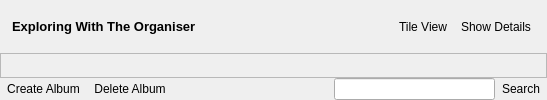
          <widget class="QWidget" name="pageOrganiser">
           <layout class="QGridLayout" name="gridLayout_87">
            <property name="margin">
             <number>0</number>
            </property>
            <property name="spacing">
             <number>0</number>
            </property>
            <item row="1" column="0">
             <widget class="QFrame" name="frameOrganiserFileBrowser">
              <property name="sizePolicy">
               <sizepolicy hsizetype="Preferred" vsizetype="MinimumExpanding">
                <horstretch>0</horstretch>
                <verstretch>0</verstretch>
               </sizepolicy>
              </property>
              <property name="frameShape">
               <enum>QFrame::StyledPanel</enum>
              </property>
              <property name="frameShadow">
               <enum>QFrame::Raised</enum>
              </property>
             </widget>
            </item>
            <item row="0" column="0">
             <widget class="QFrame" name="frameOrganiserTopToolbar">
              <layout class="QGridLayout" name="gridLayout_86" rowminimumheight="0" columnminimumwidth="0,0,0,0">
               <property name="sizeConstraint">
                <enum>QLayout::SetDefaultConstraint</enum>
               </property>
               <property name="spacing">
                <number>0</number>
               </property>
               <item row="0" column="0">
                <widget class="QLabel" name="labelOrganiserHeader">
                 <property name="minimumSize">
                  <size>
                   <width>240</width>
                   <height>35</height>
                  </size>
                 </property>
                 <property name="text">
                  <string>&lt;!DOCTYPE HTML PUBLIC &quot;-//W3C//DTD HTML 4.0//EN&quot; &quot;http://www.w3.org/TR/REC-html40/strict.dtd&quot;&gt;
&lt;html&gt;&lt;head&gt;&lt;meta name=&quot;qrichtext&quot; content=&quot;1&quot; /&gt;&lt;style type=&quot;text/css&quot;&gt;
p, li { white-space: pre-wrap; }
&lt;/style&gt;&lt;/head&gt;&lt;body style=&quot; font-family:'MS Shell Dlg 2'; font-size:8.25pt; font-weight:400; font-style:normal;&quot;&gt;
&lt;p style=&quot; margin-top:0px; margin-bottom:0px; margin-left:0px; margin-right:0px; -qt-block-indent:0; text-indent:0px;&quot;&gt;&lt;img src=&quot;:/Icons/Resource/Folder Libary_32.png&quot; /&gt;&lt;span style=&quot; font-size:8pt;&quot;&gt; &lt;/span&gt;&lt;span style=&quot; font-size:10pt; font-weight:600;&quot;&gt;Exploring With The Organiser&lt;/span&gt;&lt;/p&gt;&lt;/body&gt;&lt;/html&gt;</string>
                 </property>
                </widget>
               </item>
               <item row="0" column="1">
                <spacer name="horizontalSpacer_23">
                 <property name="orientation">
                  <enum>Qt::Horizontal</enum>
                 </property>
                 <property name="sizeHint" stdset="0">
                  <size>
                   <width>143</width>
                   <height>32</height>
                  </size>
                 </property>
                </spacer>
               </item>
               <item row="0" column="2">
                <widget class="QToolButton" name="toolButtonOrganiserSetView">
                 <property name="text">
                  <string>Tile View</string>
                 </property>
                 <property name="icon">
                  <iconset>
                   <normaloff>:/Icons/Resource/view_multicolumn-256.png</normaloff>:/Icons/Resource/view_multicolumn-256.png</iconset>
                 </property>
                 <property name="popupMode">
                  <enum>QToolButton::InstantPopup</enum>
                 </property>
                 <property name="toolButtonStyle">
                  <enum>Qt::ToolButtonTextBesideIcon</enum>
                 </property>
                 <property name="autoRaise">
                  <bool>true</bool>
                 </property>
                </widget>
               </item>
               <item row="0" column="3">
                <widget class="QToolButton" name="toolButtonOrganiserShowDetails">
                 <property name="text">
                  <string>Show Details</string>
                 </property>
                 <property name="icon">
                  <iconset>
                   <normaloff>:/Icons/Resource/view_detailed-32.png</normaloff>:/Icons/Resource/view_detailed-32.png</iconset>
                 </property>
                 <property name="popupMode">
                  <enum>QToolButton::InstantPopup</enum>
                 </property>
                 <property name="toolButtonStyle">
                  <enum>Qt::ToolButtonTextBesideIcon</enum>
                 </property>
                 <property name="autoRaise">
                  <bool>true</bool>
                 </property>
                </widget>
               </item>
              </layout>
             </widget>
            </item>
            <item row="2" column="0">
             <widget class="QFrame" name="frameOrganiserBottomToolbar">
              <layout class="QGridLayout" name="gridLayout_85">
               <property name="margin">
                <number>0</number>
               </property>
               <property name="spacing">
                <number>0</number>
               </property>
               <item row="0" column="0">
                <layout class="QGridLayout" name="gridLayout_168">
                 <item row="0" column="0">
                  <widget class="QToolButton" name="toolButtonOrganiserAddAlbum">
                   <property name="text">
                    <string>Create Album</string>
                   </property>
                   <property name="icon">
                    <iconset>
                     <normaloff>:/Icons/Resource/Edit Add.png</normaloff>:/Icons/Resource/Edit Add.png</iconset>
                   </property>
                   <property name="popupMode">
                    <enum>QToolButton::InstantPopup</enum>
                   </property>
                   <property name="toolButtonStyle">
                    <enum>Qt::ToolButtonTextBesideIcon</enum>
                   </property>
                   <property name="autoRaise">
                    <bool>true</bool>
                   </property>
                  </widget>
                 </item>
                 <item row="0" column="1">
                  <widget class="QToolButton" name="toolButtonOrganiserDeleteAlbum">
                   <property name="text">
                    <string>Delete Album</string>
                   </property>
                   <property name="icon">
                    <iconset>
                     <normaloff>:/Icons/Resource/Edit Remove.png</normaloff>:/Icons/Resource/Edit Remove.png</iconset>
                   </property>
                   <property name="popupMode">
                    <enum>QToolButton::InstantPopup</enum>
                   </property>
                   <property name="toolButtonStyle">
                    <enum>Qt::ToolButtonTextBesideIcon</enum>
                   </property>
                   <property name="autoRaise">
                    <bool>true</bool>
                   </property>
                  </widget>
                 </item>
                 <item row="0" column="2">
                  <spacer name="horizontalSpacer_22">
                   <property name="orientation">
                    <enum>Qt::Horizontal</enum>
                   </property>
                   <property name="sizeType">
                    <enum>QSizePolicy::MinimumExpanding</enum>
                   </property>
                   <property name="sizeHint" stdset="0">
                    <size>
                     <width>40</width>
                     <height>20</height>
                    </size>
                   </property>
                  </spacer>
                 </item>
                 <item row="0" column="3">
                  <widget class="QLineEdit" name="lineEditOrganiserFileSearch">
                   <property name="maximumSize">
                    <size>
                     <width>250</width>
                     <height>16777215</height>
                    </size>
                   </property>
                  </widget>
                 </item>
                 <item row="0" column="4">
                  <widget class="QToolButton" name="toolButtonOrganiserFileSearch">
                   <property name="text">
                    <string>Search</string>
                   </property>
                   <property name="icon">
                    <iconset>
                     <normaloff>:/Icons/Resource/search-32.png</normaloff>:/Icons/Resource/search-32.png</iconset>
                   </property>
                   <property name="popupMode">
                    <enum>QToolButton::InstantPopup</enum>
                   </property>
                   <property name="toolButtonStyle">
                    <enum>Qt::ToolButtonTextBesideIcon</enum>
                   </property>
                   <property name="autoRaise">
                    <bool>true</bool>
                   </property>
                  </widget>
                 </item>
                </layout>
               </item>
              </layout>
             </widget>
            </item>
           </layout>
          </widget>
